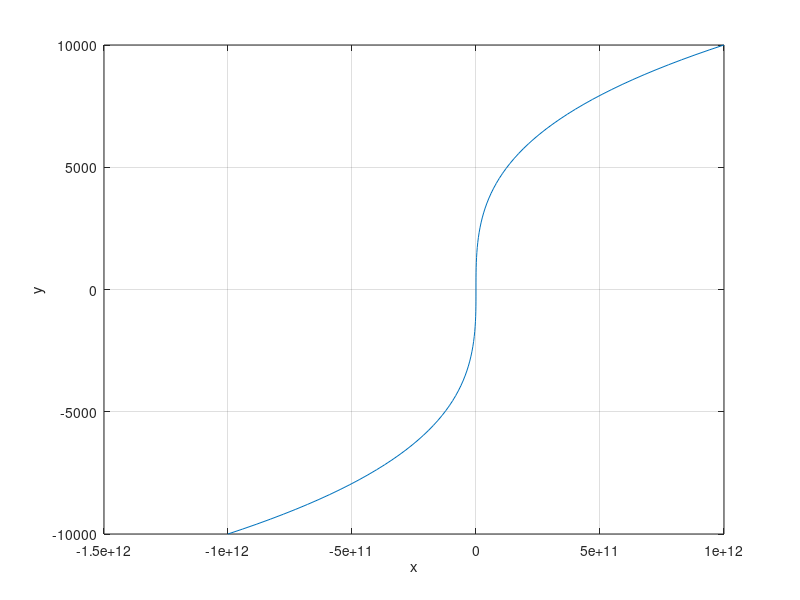

Source code (MATLAB):
p=[1,-3.55,5.1,-3.1];
x=linspace(-10000,10000,100);
F=polyval(p,x);
plot(F,x);
grid on;
xlabel('x');
ylabel('y');
